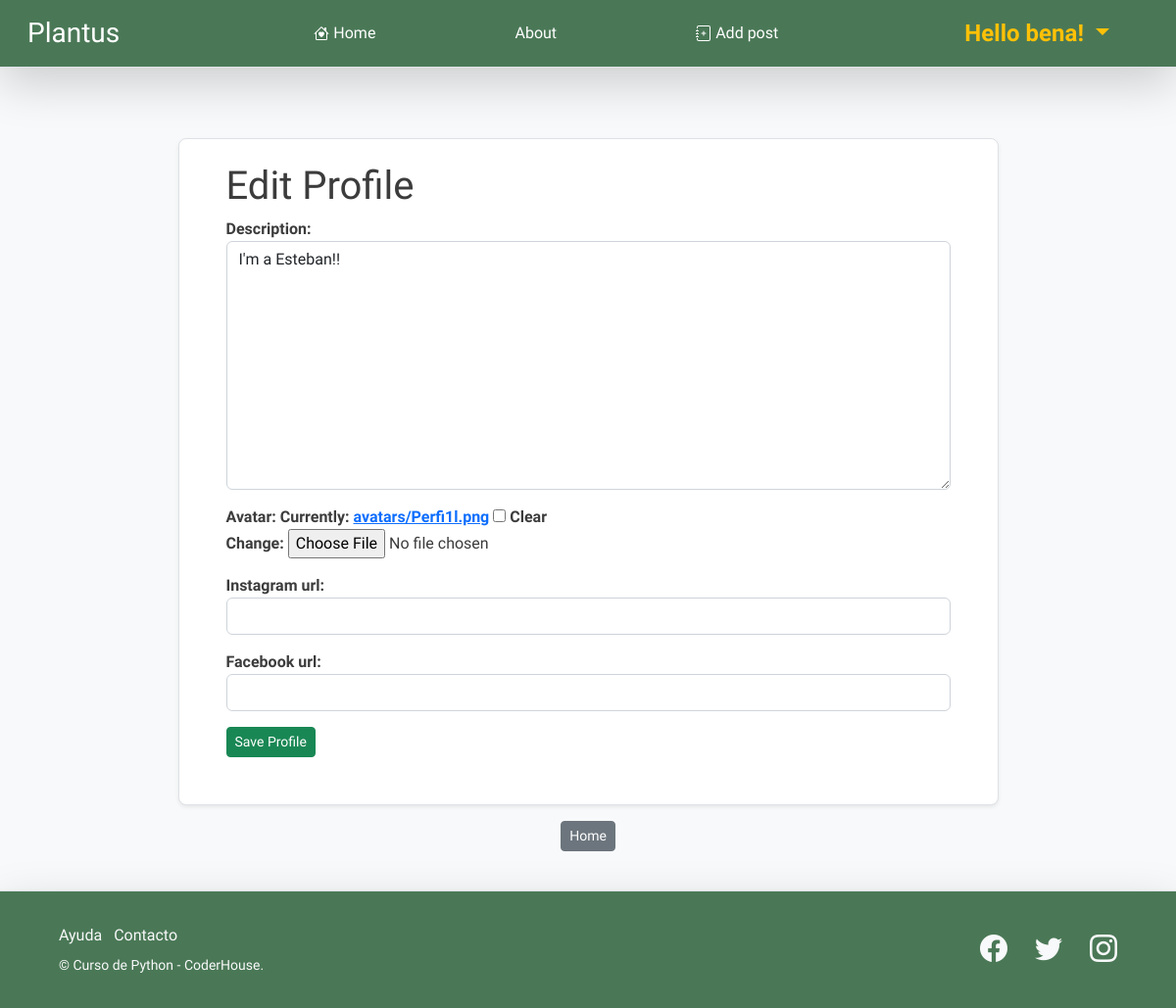
The app's page /members/user_edit_profile/1/ (signed in), older data.
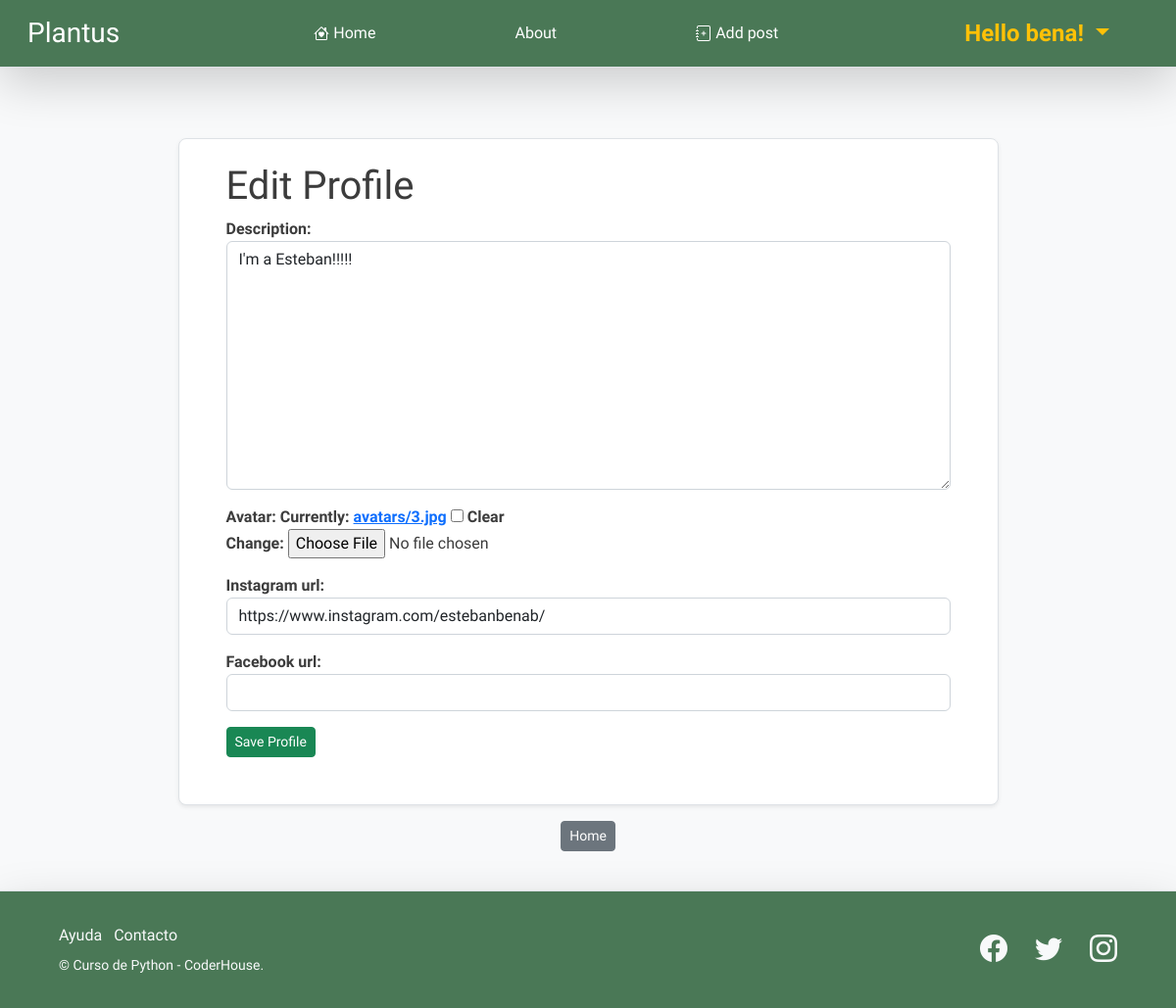
The same page, newer data.
### blog/models.py (models this page shows, shortened)
class Profile (models.Model):
    user            = models.OneToOneField(User, null=True, on_delete = models.CASCADE)
    description     = models.TextField()
    avatar          = models.ImageField(upload_to='avatars', null=True, blank=True)
    instagram_url   = models.CharField(max_length=256,null=True, blank=True)
    facebook_url    = models.CharField(max_length=256,null=True, blank=True)

### plantus_members/views.py (the view)
# urls.py: path('user_edit_profile/<int:pk>/', UserEditProfileView.as_view(), name="edit_profile"),
class UserEditProfileView (LoginRequiredMixin, UpdateView):
    model = Profile
    form_class      = UserEditProfileForm
    template_name   = 'user_edit_profile.html'
    success_url     = reverse_lazy ('home')

### plantus_members/forms.py
class UserEditProfileForm(forms.ModelForm):
    class Meta:
        model   = Profile
        fields  = ['description', 'avatar', 'instagram_url','facebook_url']
        widgets = {
            'description'   : forms.Textarea(attrs={'class': 'form-control'}),
            'instagram_url' : forms.TextInput(attrs={'class': 'form-control'}),
            'facebook_url'  : forms.TextInput(attrs={'class': 'form-control'}),
        }

### plantus_members/templates/user_edit_profile.html (shortened to what this page needs)
{% extends "base.html" %}
{% block blog_base %}
<div class=" d-flex flex-column align-items-center mb-3">
    {% if user.id == profile.id  %}
        <div class="border rounded-3 shadow-sm mt-5 pt-4 mb-3 pb-5 px-5 bg-body w-75 ">
            <h1> Edit Profile </h1>
            <div class='form-group'>
                <form method="POST" enctype="multipart/form-data">
                {{ form.as_p }}
                <button class='btn btn-success btn-sm'> Save Profile </button>
            </div>
        </div>
    {% else %}
        <div class="alert alert-danger my-5" role="alert">
            <h2 class> You are not authorized to be here</h2>
        </div>
    {% endif %}
    <a class='btn btn-secondary btn-sm' href="{% url 'home' %}"> Home </a>
</div>
{% endblock blog_base %}

Row changes from the older to the newer data that the page shows:
changed Profile: description "I'm a Esteban!!" → "I'm a Esteban!!!!!"; instagram_url (not shown) → "https://www.instagram.com/estebanbenab/"
Text that changed along with them:
text no longer shown: "Description: Avatar: Currently: avatars/Perfi1l.png Clear Change: Instagram url: Facebook url:"
text now shown: "Description: Avatar: Currently: avatars/3.jpg Clear Change: Instagram url: Facebook url:"
